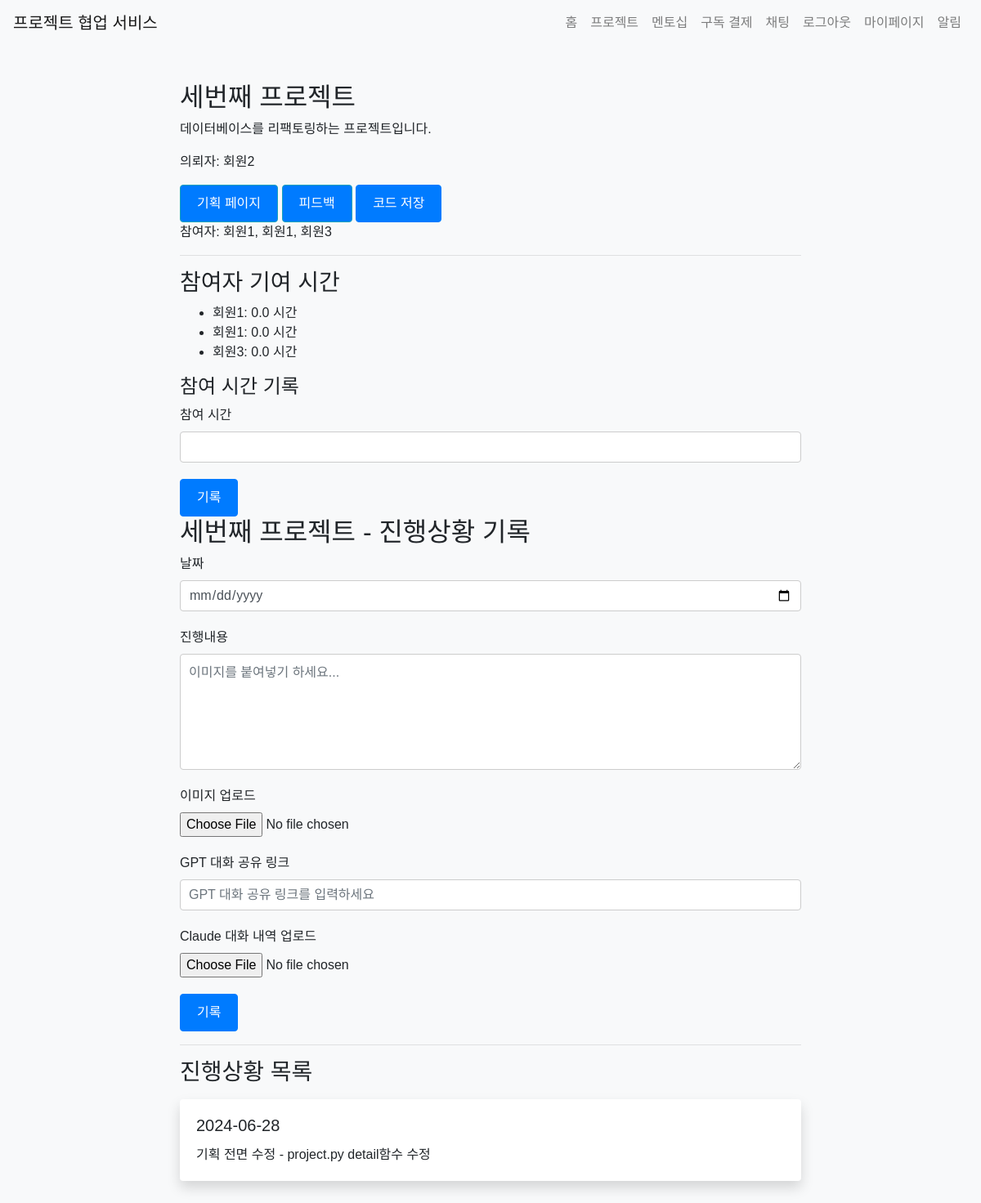
The app's page /project/detail/3 (signed in) with its own data.
### app/models.py (models this page shows)
class Project(db.Model):
    id = db.Column(db.Integer, primary_key=True)
    title = db.Column(db.String(100), nullable=False)
    description = db.Column(db.Text, nullable=False)
    start_date = db.Column(db.Date, nullable=False)
    end_date = db.Column(db.Date, nullable=False)
    created_at = db.Column(db.DateTime, default=datetime.utcnow)
    client_id = db.Column(db.Integer, db.ForeignKey('user.id'), nullable=False)
    client = db.relationship('User', back_populates='created_projects')
    completed = db.Column(db.Boolean, default=False)
    participants = db.relationship('User', secondary='project_participant', back_populates='projects', overlaps="project_participants")
    project_participants = db.relationship('ProjectParticipant', back_populates='project', lazy=True, overlaps="participants,projects")
    progresses = db.relationship('ProjectProgress', back_populates='project', lazy=True)  # 새로운 관계 추가
    overview = db.Column(db.Text)
    requirements = db.Column(db.Text)
    flowchart = db.Column(db.Text)
    timeline = db.Column(db.Text)
    github_repo = db.Column(db.String(200))

class User(UserMixin, db.Model):
    id = db.Column(db.Integer, primary_key=True)
    name = db.Column(db.String(100), nullable=False)
    email = db.Column(db.String(120), unique=True, nullable=False)
    password = db.Column(db.String(255), nullable=False)
    bio = db.Column(db.Text)
    chat_rooms = db.relationship('ChatRoom', secondary='chat_room_participant', back_populates='participants', overlaps="chat_room_participants", viewonly = True)
    chat_room_participants = db.relationship('ChatRoomParticipant', back_populates='user', overlaps="chat_rooms,participants")
    notifications = db.relationship('Notification', back_populates='user', lazy=True)
    projects = db.relationship('Project', secondary='project_participant', back_populates='participants', overlaps="project_participants")
    subscription = db.relationship('Subscription', back_populates='subscriber', uselist=False)
    created_projects = db.relationship('Project', back_populates='client', lazy=True, foreign_keys='Project.client_id')
    mentees = db.relationship('User',
                              secondary=mentorship_mentor,
                              primaryjoin=(mentorship_mentor.c.mentor_id == id),
                              secondaryjoin=(mentorship_mentor.c.mentee_id == id),
                              backref=db.backref('mentors', lazy='dynamic'),
                              lazy='dynamic')
    pending_mentees = db.relationship('User',
                                    secondary=mentorship_mentee,
                                    primaryjoin=(mentorship_mentee.c.mentor_id == id),
                                    secondaryjoin=(mentorship_mentee.c.mentee_id == id),
                                    backref=db.backref('pending_mentors', lazy='dynamic'),
                                    lazy='dynamic')
    project_participants = db.relationship('ProjectParticipant', back_populates='user', lazy=True, overlaps="projects")

class ProjectParticipant(db.Model):
    id = db.Column(db.Integer, primary_key=True)
    user_id = db.Column(db.Integer, db.ForeignKey('user.id'), nullable=False)
    project_id = db.Column(db.Integer, db.ForeignKey('project.id'), nullable=False)
    hours_contributed = db.Column(db.Float, default=0.0)
    accepted = db.Column(db.Boolean, default=False)  # 새로 추가된 필드
    user = db.relationship('User', back_populates='project_participants', overlaps="participants,projects")
    project = db.relationship('Project', back_populates='project_participants', overlaps="participants,projects")

class ProjectProgress(db.Model):
    id = db.Column(db.Integer, primary_key=True)
    project_id = db.Column(db.Integer, db.ForeignKey('project.id'), nullable=False)
    user_id = db.Column(db.Integer, db.ForeignKey('user.id'), nullable=False)
    date = db.Column(db.Date, nullable=False)
    description = db.Column(db.Text, nullable=False)
    image = db.Column(db.String(255))  # 이미지 파일 경로를 저장할 필드
    ai_conversation_link = db.Column(db.String(255))  # GPT 대화 공유 링크
    ai_conversation_file = db.Column(db.String(255))  # Claude 대화 내역 파일 경로
    project = db.relationship('Project', back_populates='progresses')
    user = db.relationship('User')

### app/views/project.py (the view, shortened to what this page needs)
@bp.route('/detail/<int:project_id>', methods=['GET', 'POST'])
@login_required
def detail(project_id):
    project = Project.query.get_or_404(project_id)
    post_form = PostForm()
    comment_form = CommentForm()
    contribution_form = ContributionForm()
    accept_form = AcceptParticipantForm()
    participate_form = ParticipateForm()
    progress_form = ProjectProgressForm()
    progress_list = ProjectProgress.query.filter_by(project=project).order_by(ProjectProgress.date.desc()).all()
    return render_template('project/detail.html', project=project, post_form=post_form, comment_form=comment_form,
                        contribution_form=contribution_form, accept_form=accept_form,
                        participate_form=participate_form,  # 이 줄 추가
                        form=progress_form,  # 여기를 수정
                        progress_form=progress_form, progress_list=progress_list)

### app/forms.py
class PostForm(FlaskForm):
    title = StringField('제목', validators=[DataRequired()])
    content = TextAreaField('내용', validators=[DataRequired()])
    submit = SubmitField('작성')

class CommentForm(FlaskForm):
    content = TextAreaField('댓글', validators=[DataRequired()])
    submit = SubmitField('작성')

### app/__init__.py (called while the page is built)
@login_manager.user_loader
def load_user(user_id):
    if user_id is not None:
        return User.query.get(int(user_id))
    return None

### app/templates/project/detail.html (shortened to what this page needs)
{% extends 'base.html' %}
{% block content %}
<h2>{{ project.title }}</h2>
<p>{{ project.description }}</p>
<p>의뢰자: {{ project.client.name }}</p>
{% if current_user in project.participants or current_user == project.client %}
<a href="{{ url_for('project.plan', project_id=project.id) }}" class="btn btn-info">기획 페이지</a>
<a href="{{ url_for('project.feedback', project_id=project.id) }}" class="btn btn-info">피드백</a>
<a href="{{ url_for('project.save_code', project_id=project.id) }}" class="btn btn-primary">코드 저장</a>
{% endif %}
<p>참여자:
{% for participant in project.participants %}
    {{ participant.name }}{% if not loop.last %}, {% endif %}
{% endfor %}
</p>
<hr>
<h3>참여자 기여 시간</h3>
<ul>
  {% for participant in project.project_participants %}
    <li>{{ participant.user.name }}: {{ participant.hours_contributed }} 시간</li>
  {% endfor %}
</ul>
{% if current_user in project.participants %}
  <h4>참여 시간 기록</h4>
  <form action="{{ url_for('project.contribute', project_id=project.id) }}" method="post">
    <div class="form-group">
      {{ contribution_form.hours.label }}
      {{ contribution_form.hours(class="form-control") }}
    </div>
    {{ contribution_form.submit(class="btn btn-primary") }}
  </form>
{% endif %}
<h2>{{ project.title }} - 진행상황 기록</h2>
<form method="POST" enctype="multipart/form-data" id="progress-form">
    <div class="form-group">
        {{ progress_form.date.label }}
        {{ progress_form.date(class="form-control") }}
    </div>
    <div class="form-group">
        {{ progress_form.description.label }}
        {{ progress_form.description(class="form-control", rows="5", id="description-field", placeholder="이미지를 붙여넣기 하세요...") }}
    </div>
    <div class="form-group">
        {{ progress_form.image.label }}
        {{ progress_form.image(class="form-control-file") }}
    </div>
    <div class="form-group">
        {{ progress_form.ai_conversation_link.label }}
        {{ progress_form.ai_conversation_link(class="form-control", placeholder="GPT 대화 공유 링크를 입력하세요") }}
    </div>
    <div class="form-group">
        {{ progress_form.ai_conversation_file.label }}
        {{ progress_form.ai_conversation_file(class="form-control-file") }}
    </div>
    {{ progress_form.submit(class="btn btn-primary") }}
</form>
<hr>
<h3>진행상황 목록</h3>
{% for progress in progress_list %}
<div class="card my-3">
    <div class="card-body">
        <h5 class="card-title">{{ progress.date.strftime('%Y-%m-%d') }}</h5>
        <p class="card-text">{{ progress.description|safe }}</p>
    </div>
</div>
{% endfor %}
{% endblock %}

### app/templates/base.html (shortened to what this page needs)
<!DOCTYPE html>
<html lang="ko">
<head>
    <link rel="stylesheet" href="https://maxcdn.bootstrapcdn.com/bootstrap/4.5.2/css/bootstrap.min.css">
    <link rel="stylesheet" href="{{ url_for('static', filename='css/style.css') }}">
</head>
<body>
    <nav class="navbar navbar-expand-lg navbar-light bg-light">
        <a class="navbar-brand" href="/">프로젝트 협업 서비스</a>
        <div class="collapse navbar-collapse" id="navbarNav">
            <ul class="navbar-nav ml-auto">
                <li class="nav-item">
                    <a class="nav-link" href="{{ url_for('main.index') }}">홈</a>
                </li>
                <li class="nav-item">
                    <a class="nav-link" href="{{ url_for('project.list_projects') }}">프로젝트</a>
                </li>
                {% if current_user.is_authenticated %}
                <li class="nav-item">
                    <a class="nav-link" href="{{ url_for('mentorship.index') }}">멘토십</a>
                </li>
                <li class="nav-item">
                    <a class="nav-link" href="{{ url_for('payments.subscribe') }}">구독 결제</a>
                </li>
                <li class="nav-item">
                    <a class="nav-link" href="{{ url_for('chat.chat_list') }}">채팅</a>
                </li>
                <li class="nav-item">
                    <a class="nav-link" href="{{ url_for('auth.logout') }}">로그아웃</a>
                </li>
                <li class="nav-item">
                    <a class="nav-link" href="{{ url_for('mypage.index') }}">마이페이지</a>
                </li>
                <li class="nav-item">
                    <a class="nav-link" href="{{ url_for('notification.index') }}">
                        알림
                    </a>
                </li>
                {% endif %}
            </ul>
        </div>
    </nav>
    <div class="container mt-4">
        {% block content %}{% endblock %}
    </div>
</body>
</html>

### app/static/css/style.css (style rules this page uses)
.btn-primary { background-color: #007bff; border-color: #007bff; }
body { font-family: Arial, sans-serif; background-color: #f8f9fa; margin: 0; padding: 0; }
.container { max-width: 800px; margin: 0 auto; padding: 20px; }
.form-group { margin-bottom: 20px; }
.form-control { width: 100%; padding: 10px; border: 1px solid #ccc; border-radius: 4px; }
.btn { display: inline-block; padding: 10px 20px; background-color: #007bff; color: #fff; text-decoration: none; border-radius: 4px; cursor: pointer; }
.btn-primary { background-color: #007bff; }
.card { border: none; box-shadow: 0 0.5rem 1rem rgba(0, 0, 0, 0.15); }

### records on screen
Project: title "세번째 프로젝트", description "데이터베이스를 리팩토링하는 프로젝트입니다."
User: client.name "회원2"
User: name "회원1"
User: name "회원1"
User: name "회원3"
ProjectParticipant: user.name "회원1", hours_contributed "0.0"
ProjectParticipant: user.name "회원1", hours_contributed "0.0"
ProjectParticipant: user.name "회원3", hours_contributed "0.0"
ProjectProgress: date "2024-06-28", description "기획 전면 수정 - project.py detail함수 수정"

### other values on screen
{{ contribution_form.hours.label }} "참여 시간"
{{ progress_form.date.label }} "날짜"
{{ progress_form.description.label }} "진행내용"
{{ progress_form.image.label }} "이미지 업로드"
{{ progress_form.ai_conversation_link.label }} "GPT 대화 공유 링크"
{{ progress_form.ai_conversation_file.label }} "Claude 대화 내역 업로드"
